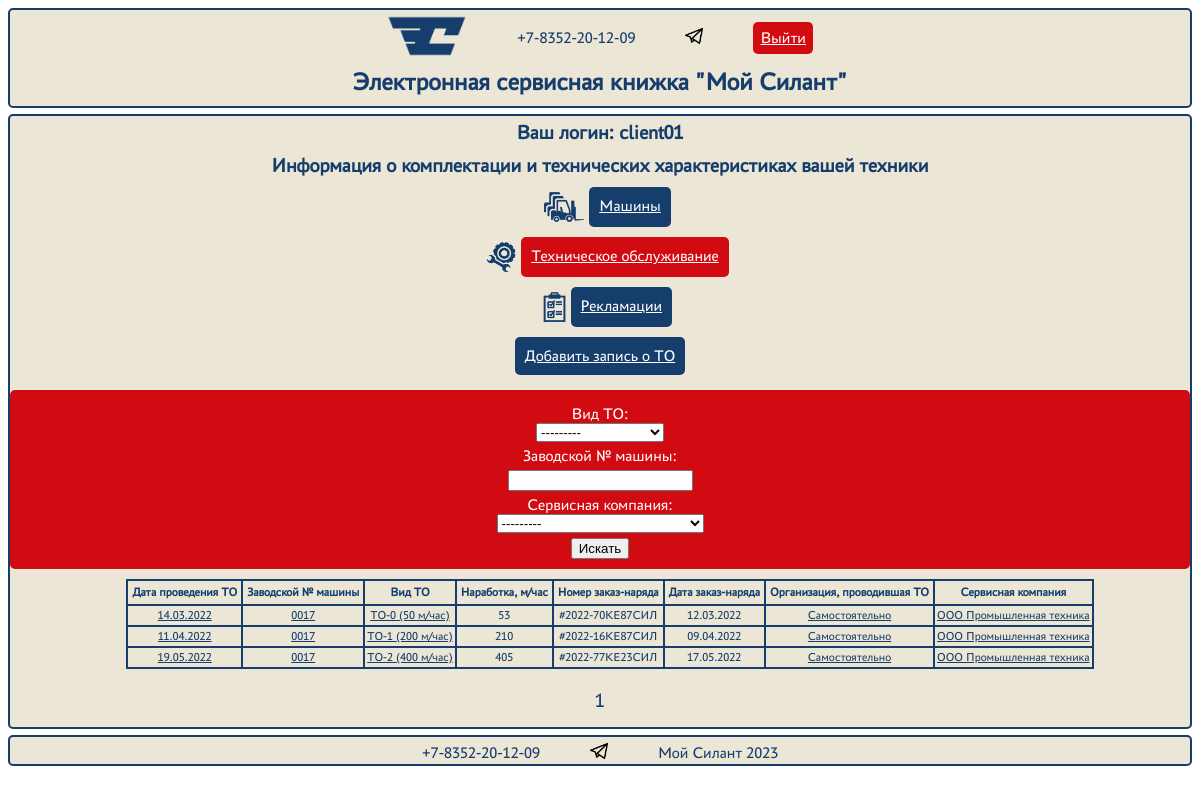
/silant/maintenances/ (signed in), run on the app's committed database.
### silant/models.py (models this page shows, shortened)
class Maintenance(models.Model):
    type = models.ForeignKey(TypeMaintenance, on_delete=models.CASCADE, verbose_name='Вид ТО')
    maintenance_date = models.DateField(verbose_name='Дата проведения ТО')
    operating_time = models.IntegerField(default=0, verbose_name='Наработка, м/час')
    order_number = models.CharField(max_length=255, verbose_name='Номер заказ-наряда')
    order_date = models.DateField(verbose_name='Дата заказ-наряда')
    maintenance_company = models.ForeignKey(MaintenanceCompany, on_delete=models.CASCADE, verbose_name='Организация, проводившая ТО')
    machine = models.ForeignKey(Machine, on_delete=models.CASCADE, verbose_name='Машина')
    service_company = models.ForeignKey(ServiceCompany, on_delete=models.CASCADE, verbose_name='Сервисная компания')
    class Meta:
        verbose_name = 'Техническое обслуживание'
        verbose_name_plural = 'Технические обслуживания'

class Machine(models.Model):
    number_machine = models.CharField(unique=True, max_length=255, verbose_name='Заводской номер машины')
    model_equipment = models.ForeignKey(Equipment, on_delete=models.CASCADE, verbose_name='Модель техники')
    model_engine = models.ForeignKey(Engine, on_delete=models.CASCADE, verbose_name='Модель двигателя')
    number_engine = models.CharField(max_length=255, verbose_name='Заводской номер двигателя')
    model_transmission = models.ForeignKey(Transmission, on_delete=models.CASCADE, verbose_name='Модель трансмиссии')
    number_transmission = models.CharField(max_length=255, verbose_name='Заводской номер трансмиссии')
    model_driving_axle = models.ForeignKey(DrivingAxle, on_delete=models.CASCADE, verbose_name='Модель ведущего моста')
    number_driving_axle = models.CharField(max_length=255, verbose_name='Заводской номер ведущего моста')
    model_steering_axle = models.ForeignKey(SteeringAxle, on_delete=models.CASCADE, verbose_name='Модель управляемого моста')
    number_steering_axle = models.CharField(max_length=255, verbose_name='Заводской номер управляемого моста')
    supply_contract = models.CharField(max_length=255, verbose_name='Договор поставки (номер, дата)')
    shipment_date = models.DateField(verbose_name='Дата отгрузки с завода')
    end_consumer = models.CharField(max_length=255, verbose_name='Грузополучатель (конечный потребитель)')
    shipping_address = models.CharField(max_length=255, verbose_name='Адрес поставки (эксплуатации)')
    options = models.TextField(default='Стандарт', max_length=1000, verbose_name='Комплектация (дополнительные опции)')
    client = models.ForeignKey(Client, on_delete=models.CASCADE, verbose_name='Клиент')
    service_company = models.ForeignKey(ServiceCompany, on_delete=models.CASCADE, verbose_name='Сервисная компания')
    def __str__(self):
        return f'{self.number_machine}'
    class Meta:
        verbose_name = 'Машина'
        verbose_name_plural = 'Машины'

class TypeMaintenance(models.Model):
    title = models.CharField(default='noname', max_length=255, verbose_name='Название')
    description = models.CharField(default='Вид технического обслуживания', max_length=255, verbose_name='Описание')
    def __str__(self):
        return f'{self.title}'
    class Meta:
        verbose_name = 'Вид технического обслуживания'
        verbose_name_plural = 'Виды технических обслуживаний'

class MaintenanceCompany(models.Model):
    title = models.CharField(default='noname', max_length=255, verbose_name='Название')
    description = models.CharField(default='Организация выполняющая ТО', max_length=255, verbose_name='Описание')
    def __str__(self):
        return f'{self.title}'
    class Meta:
        verbose_name = 'Организация, проводившая ТО'
        verbose_name_plural = 'Организации, проводившие ТО'

class ServiceCompany(models.Model):
    title = models.CharField(default='noname', max_length=255, verbose_name='Название')
    description = models.CharField(default='Сервисная компания', max_length=255, verbose_name='Описание')
    user_link = models.OneToOneField(User, on_delete=models.CASCADE, verbose_name='Пользователь')
    def __str__(self):
        return f'{self.title}'
    class Meta:
        verbose_name = 'Сервисная компания'
        verbose_name_plural = 'Сервисные компании'

### silant/views.py (the view)
# urls.py: path('maintenances/', MaintenanceList.as_view(), name='maintenance_list'),
class MaintenanceList(PermissionRequiredMixin, ListView):
    permission_required = ('silant.view_maintenance')   # должны быть права на просмотр
    model = Maintenance  # выводим информацию о ТО
    ordering = 'maintenance_date'  # сортировка по дате создания
    template_name = 'maintenances.html'  # шаблон для вывода
    context_object_name = 'maintenances'  # имя списка, по которому будет обращение из html-шаблона
    paginate_by = 15  # количество ТО на странице
    def get_queryset(self):
        user = self.request.user
        clients = Client.objects.all()
        companies = ServiceCompany.objects.all()
        users_clients = []
        users_companies = []
        queryset = Maintenance.objects.none()
        for client in clients:
            users_clients.append(client.user_link)
        for company in companies:
            users_companies.append(company.user_link)
        if user.is_superuser == 1 or user.is_staff == 1:
            queryset = super().get_queryset()
        elif user in users_clients:
            queryset = Maintenance.objects.filter(machine__client__user_link=user).order_by('maintenance_date')
        elif user in users_companies:
            queryset = Maintenance.objects.filter(service_company__user_link=user).order_by('maintenance_date')
        self.filterset = MaintenanceFilter(self.request.GET, queryset)  # сохраняем фильтрацию в объекте класса
        return self.filterset.qs  # возвращаем отфильтрованный список машин
    def get_context_data(self, **kwargs):
        context = super().get_context_data(**kwargs)
        context['filterset'] = self.filterset  # добавляем в контекст объект фильтрации
        return context

### templates/maintenances.html (shortened to what this page needs)
{% extends 'flatpages/default.html' %}
{% load custom_tags %}
{% block content %}
    {% if request.user.is_authenticated %}
        <div class="user-title">
            <h2>Ваш логин: {{ request.user }}</h2>
        </div>
        <div class="user-title">
            <h2>Информация о комплектации и технических характеристиках вашей техники</h2>
        </div>
    {% endif %}
    <div class="tabs">
        {% if request.user.is_authenticated %}
            <div class="image-tab">
                <img width="40px" height="30px" src="/static/images/machine.jpg" alt="Машина">
                <a class="inactive-tab" href="/silant/machines">Машины</a>
            </div>
        {% endif %}
        {% if request.user.is_authenticated %}
            <div class="image-tab">
                <img width="30px" height="30px" src="/static/images/maintenance.jpg" alt="ТО">
                <a class="active-tab" href="/silant/maintenances">Техническое обслуживание</a>
            </div>
        {% endif %}
        {% if request.user.is_authenticated %}
            <div class="image-tab">
                <img height="30px" src="/static/images/claim.jpg" alt="Рекламация">
                <a class="inactive-tab" href="/silant/claims">Рекламации</a>
            </div>
        {% endif %}
        {% if perms.silant.add_maintenance %}
            <a class="inactive-tab" href="/silant/maintenances/create/">Добавить запись о ТО</a>
        {% endif %}
    </div>
    <div class="form-search">
        <form action="" method="get">
            {{ filterset.form }}
            <input type="submit" value="Искать" />
        </form>
    </div>
    {% if maintenances %}
        <table>
            <tr>
                <th>Дата проведения ТО</th>
                <th>Заводской № машины</th>
                <th>Вид ТО</th>
                <th>Наработка, м/час</th>
                <th>Номер заказ-наряда</th>
                <th>Дата заказ-наряда</th>
                <th>Организация, проводившая ТО</th>
                <th>Сервисная компания</th>
            </tr>
            {% for maintenance in maintenances %}
            <tr>
                <td>
                    <a href="{% url 'maintenance_detail' maintenance.pk %}">
                        {{ maintenance.maintenance_date|date:'d.m.Y' }}
                    </a>
                </td>
                <td><a href="{% url 'machine_detail' maintenance.machine.pk %}">{{ maintenance.machine }}</a></td>
                <td><a href="{% url 'typemaintenance_detail' maintenance.type.pk %}">{{ maintenance.type }}</a></td>
                <td>{{ maintenance.operating_time }}</td>
                <td>{{ maintenance.order_number }}</td>
                <td>{{ maintenance.order_date|date:'d.m.Y' }}</td>
                <td>
                    <a href="{% url 'maintenancecompany_detail' maintenance.maintenance_company.pk %}">
                        {{ maintenance.maintenance_company }}
                    </a>
                </td>
                <td>
                    <a href="{% url 'servicecompany_detail' maintenance.service_company.pk %}">
                        {{ maintenance.service_company }}
                    </a>
                </td>
            </tr>
            {% endfor %}
        </table>
    {% else %}
        <div class="empty-list">
            <h2>ТО с такими параметрамы в базе данных не найдено!</h2>
        </div>
    {% endif %}
    <div class="pagination">
        <p>{{ page_obj.number }}</p>
    </div>
{% endblock content %}

### templates/flatpages/default.html (shortened to what this page needs)
<!DOCTYPE html>
<html lang="ru">
<head>
    {% load static %}
    <link href="{% static 'css/styles.css' %}" rel="stylesheet" />
</head>
<body>
    <div id="main-page">
        <header>
            <div class="info">
                <div class="info-item">
                    <a href="/"><img width="80px" src="{% static 'images/logo.jpg' %}" alt="logo"></a>
                </div>
                <div class="info-item">+7-8352-20-12-09</div>
                <div class="info-item">
                    <a href="https://t.me/chzsa21">
                        <img class="logo" width="18px" src="{% static 'images/telegram.png' %}" alt="telegram">
                    </a>
                </div>
                <div class="info-item auth">
                    {% if request.user.is_authenticated %}
                        <a href="/accounts/logout/">Выйти</a>
                    {% endif %}
                </div>
            </div>
            <div class="title">
                <h1>Электронная сервисная книжка "Мой Силант"</h1>
            </div>
        </header>
        <main>
            <div class="content">
                {% block content %}{% endblock content %}
            </div>
        </main>
        <footer>
            <div>
                <div class="info">
                    <div class="info-item">+7-8352-20-12-09</div>
                    <div class="info-item">
                        <a href="https://t.me/chzsa21">
                            <img class="logo" width="18px" src="{% static 'images/telegram.png' %}" alt="telegram">
                        </a>
                    </div>
                    <div class="info-item">Мой Силант 2023</div>
                </div>
            </div>
        </footer>
    </div>
</body>
</html>

### static/css/styles.css (style rules this page uses)
* { box-sizing: border-box; }
body { background-color: white; font-family: "PT Astra Sans Regular", Helvetica, Arial, sans-serif; color: #163E6C; }
td > a { color: #163E6C; }
#main-page { display: grid; grid-template-areas: "head" "main" "foot"; grid-template-rows: auto auto auto; grid-template-columns: 1fr; grid-gap: 6px; }
#main-page > header { grid-area: head; display: grid; grid-template-areas: "info" "title"; grid-template-rows: auto auto; grid-template-columns: 1fr; grid-gap: 2px; background-color: #EBE6D6; border: 2px solid #163E6C; border-radius: 5px; }
#main-page > main { grid-area: main; background-color: #EBE6D6; border: 2px solid #163E6C; border-radius: 5px; }
#main-page > footer { grid-area: foot; background-color: #EBE6D6; text-align: center; padding: 0; border: 2px solid #163E6C; border-radius: 5px; }
.info { grid-area: info; display: flex; flex-direction: row; justify-content: center; align-items: center; text-align: center; margin: 5px 0 0 0; }
.info-item { display: flex; flex-direction: row; justify-content: center; list-style-type: none; margin: 0 25px; }
.title { grid-area: title; display: flex; flex-direction: row; justify-content: center; align-items: center; text-align: center; margin: 0 0 5px 0; }
h1 { font-size: 25px; padding: 0; margin: 5px; }
h2 { font-size: 20px; padding: 0; margin: 5px; }
.auth { padding: 7px; border-radius: 5px; background-color: #D20A11; color: white; }
.auth > a { color: white; }
.form-search { margin: 10px 0 0 0; padding: 10px; background-color: #D20A11; border-radius: 5px; }
.form-search > form { display: flex; flex-direction: row; justify-content: center; align-items: center; flex-wrap: wrap; }
.form-search > form > label { color: white; margin: 0 0 0 20px; }
.form-search > form > input { margin: 0 0 0 20px; }
table { display: flex; justify-content: center; border-collapse: collapse; margin: 10px; }
th { padding: 4px; border: 2px solid #163E6C; text-align: center; font-size: 14px; }
td { padding: 2px; border: 2px solid #163E6C; text-align: center; font-size: 14px; }
.pagination { display: flex; justify-content: center; padding: 5px; margin: 5px; font-size: 20px; }
.pagination > p { margin: 5px; }
.tabs { display: flex; flex-direction: row; justify-content: center; }
.image-tab { display: flex; flex-direction: row; justify-content: center; }
.image-tab > img { margin: 10px 0 10px 20px; }
.active-tab { border-radius: 5px; padding: 7px; margin: 10px 10px 10px 5px; background-color: #D20A11; color: white; }
.inactive-tab { border-radius: 5px; padding: 7px; margin: 10px 10px 10px 5px; background-color: #163E6C; color: white; }
.user-title { display: flex; justify-content: center; }
@media screen and (max-width: 1366px) { table { width: 100%; } }
@media screen and (max-width: 1366px) { .form-search > form { display: flex; flex-direction: column; justify-content: center; align-items: center; } }
@media screen and (max-width: 1366px) { .form-search > form > label { color: white; margin: 5px 0 0 0; } }
@media screen and (max-width: 1366px) { .form-search > form > input { margin: 5px 0 0 0; } }
@media screen and (max-width: 1366px) { .tabs { display: flex; flex-direction: column; align-items: center; } }
@media screen and (max-width: 1366px) { .active-tab { margin: 5px 5px; padding: 10px; } }
@media screen and (max-width: 1366px) { .inactive-tab { margin: 5px 5px; padding: 10px; } }
@media screen and (max-width: 1366px) { th { font-size: 12px; } }
@media screen and (max-width: 1366px) { td { font-size: 12px; } }

### data on the page
Maintenance: maintenance_date "14.03.2022", machine "0017", type "ТО-0 (50 м/час)", operating_time "53", order_number "#2022-70КЕ87СИЛ", order_date "12.03.2022", maintenance_company "Самостоятельно", service_company "ООО Промышленная техника"
Maintenance: maintenance_date "11.04.2022", machine "0017", type "ТО-1 (200 м/час)", operating_time "210", order_number "#2022-16КЕ87СИЛ", order_date "09.04.2022", maintenance_company "Самостоятельно", service_company "ООО Промышленная техника"
Maintenance: maintenance_date "19.05.2022", machine "0017", type "ТО-2 (400 м/час)", operating_time "405", order_number "#2022-77КЕ23СИЛ", order_date "17.05.2022", maintenance_company "Самостоятельно", service_company "ООО Промышленная техника"

### other printed values
{{ request.user }} "client01"
{{ page_obj.number }} "1"
